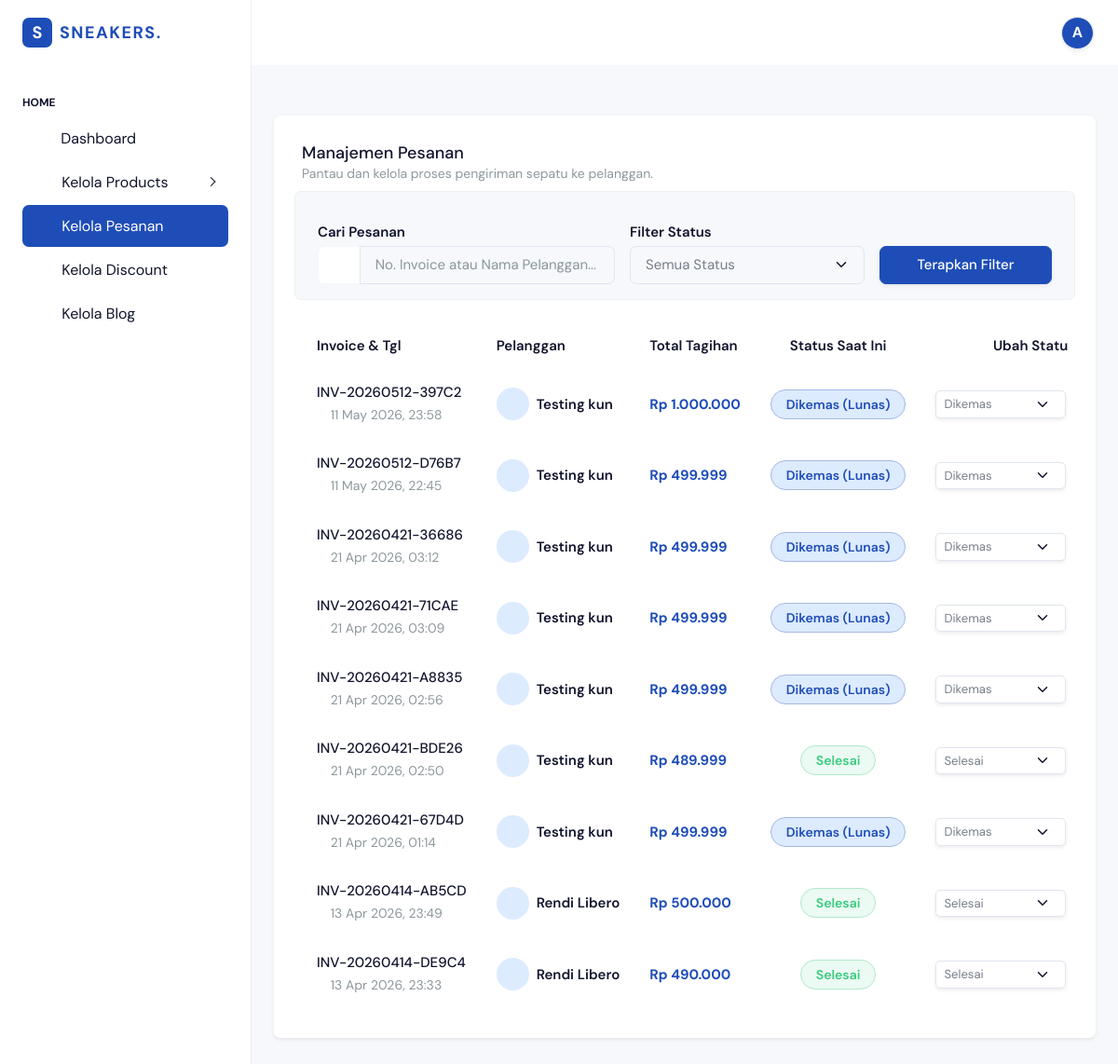
Screenshot of /admin/kelola_pesanan.php (signed in) with the database file from the repository.
### tables this page shows
CREATE TABLE `orders` (
  `id` bigint(20) UNSIGNED NOT NULL,
  `user_id` bigint(20) UNSIGNED NOT NULL,
  `voucher_id` bigint(20) UNSIGNED DEFAULT NULL,
  `invoice_number` varchar(255) NOT NULL,
  `total_price` decimal(8,2) NOT NULL,
  `discount_amount` decimal(8,2) DEFAULT NULL,
  `final_price` decimal(8,2) NOT NULL,
  `status` enum('PENDING','PAID','SHIPPED','COMPLETED') NOT NULL,
  `created_at` timestamp NULL DEFAULT NULL,
  `updated_at` timestamp NULL DEFAULT NULL,
  `snap_token` varchar(255) DEFAULT NULL
);

CREATE TABLE `users` (
  `id` bigint(20) UNSIGNED NOT NULL,
  `name` varchar(255) NOT NULL,
  `email` varchar(255) NOT NULL,
  `email_verified_at` timestamp NULL DEFAULT NULL,
  `password` varchar(255) NOT NULL,
  `role` varchar(255) NOT NULL DEFAULT 'customer',
  `remember_token` varchar(100) DEFAULT NULL,
  `created_at` timestamp NULL DEFAULT NULL,
  `updated_at` timestamp NULL DEFAULT NULL,
  `deleted_at` timestamp NULL DEFAULT NULL
);

### admin/kelola_pesanan.php (the view, shortened to what this page needs)
<?php
require '../koneksi.php';
$search = $_GET['search'] ?? '';
$query = "SELECT orders.*, users.name AS customer_name
          FROM orders
          JOIN users ON orders.user_id = users.id
          WHERE 1=1";
$params = [];
$query .= " ORDER BY orders.created_at DESC";
$stmt_orders = $pdo->prepare($query);
$stmt_orders->execute($params);
$orders = $stmt_orders->fetchAll(PDO::FETCH_ASSOC);
function getStatusStyle($status) {
    switch ($status) {
        case 'PAID': return 'bg-primary-subtle text-primary border-primary-subtle';
        case 'COMPLETED': return 'bg-success-subtle text-success border-success-subtle';
    }
}
function getStatusText($status) {
    switch ($status) {
        case 'PAID': return 'Dikemas (Lunas)';
        case 'COMPLETED': return 'Selesai';
    }
}
?>
<?php
include 'layouts/header.php';
include 'layouts/sidebar.php';
include 'layouts/navbar.php';
?>
<div class="row">
    <div class="col-12">
        <div class="card w-100 shadow-sm border-0">
            <div class="card-body">
                <div class="mb-4">
                    <h4 class="card-title fw-bold mb-1">Manajemen Pesanan</h4>
                    <p class="card-subtitle text-muted">Pantau dan kelola proses pengiriman sepatu ke pelanggan.</p>
                </div>
                <form method="GET" action="" class="row g-3 mb-4 p-3 bg-light rounded border">
                    <div class="col-md-5">
                        <label class="form-label fw-semibold text-dark mb-1">Cari Pesanan</label>
                        <div class="input-group">
                            <span class="input-group-text bg-white"><i class="ti ti-search"></i></span>
                            <input type="text" name="search" class="form-control" placeholder="No. Invoice atau Nama Pelanggan..." value="<?= htmlspecialchars($search) ?>">
                        </div>
                    </div>
                    <div class="col-md-4">
                        <label class="form-label fw-semibold text-dark mb-1">Filter Status</label>
                        <select name="status" class="form-select">
                            <option value="">Semua Status</option>
                        </select>
                    </div>
                    <div class="col-md-3 d-flex align-items-end">
                        <button type="submit" class="btn btn-primary w-100 fw-bold shadow-sm">
                            Terapkan Filter
                        </button>
                    </div>
                </form>
                <div class="table-responsive mt-4">
                    <table class="table mb-0 text-nowrap varient-table align-middle table-hover">
                        <thead class="text-dark fs-4 bg-light">
                            <tr>
                                <th class="border-bottom-0 px-3"><h6 class="fw-semibold mb-0">Invoice & Tgl</h6></th>
                                <th class="border-bottom-0"><h6 class="fw-semibold mb-0">Pelanggan</h6></th>
                                <th class="border-bottom-0"><h6 class="fw-semibold mb-0">Total Tagihan</h6></th>
                                <th class="border-bottom-0 text-center"><h6 class="fw-semibold mb-0">Status Saat Ini</h6></th>
                                <th class="border-bottom-0 text-center px-3"><h6 class="fw-semibold mb-0">Ubah Status</h6></th>
                            </tr>
                        </thead>
                        <tbody>
                            <?php if (count($orders) > 0): ?>
                                <?php foreach ($orders as $o): ?>
                                    <tr>
                                        <td class="px-3 border-bottom-0">
                                            <h6 class="fw-bold mb-1 text-dark"><?= htmlspecialchars($o['invoice_number']) ?></h6>
                                            <span class="text-muted fs-3"><i class="ti ti-calendar-time"></i> <?= date('d M Y, H:i', strtotime($o['created_at'])) ?></span>
                                        </td>
                                        <td class="border-bottom-0">
                                            <div class="d-flex align-items-center gap-2">
                                                <div class="bg-primary-subtle text-primary rounded-circle d-flex align-items-center justify-content-center" style="width: 35px; height: 35px;">
                                                    <i class="ti ti-user fs-5"></i>
                                                </div>
                                                <h6 class="mb-0 fw-semibold"><?= htmlspecialchars($o['customer_name']) ?></h6>
                                            </div>
                                        </td>
                                        <td class="border-bottom-0">
                                            <h6 class="fw-bolder text-primary mb-0">Rp <?= number_format($o['final_price'], 0, ',', '.') ?></h6>
                                        </td>
                                        <td class="border-bottom-0 text-center">
                                            <span class="badge border <?= getStatusStyle($o['status']) ?> px-3 py-2 fs-3 rounded-pill fw-semibold">
                                                <?= getStatusText($o['status']) ?>
                                            </span>
                                        </td>
                                        <td class="border-bottom-0 px-3 text-end">
                                            <form method="POST" action="" class="d-flex justify-content-end align-items-center gap-2">
                                                <select name="status" class="form-select form-select-sm shadow-sm" style="width: 140px; cursor: pointer;">
                                                    <option value="PAID" <?= $o['status'] == 'PAID' ? 'selected' : '' ?>>Dikemas</option>
                                                    <option value="COMPLETED" <?= $o['status'] == 'COMPLETED' ? 'selected' : '' ?>>Selesai</option>
                                                </select>
                                            </form>
                                        </td>
                                    </tr>
                                <?php endforeach; ?>
                            <?php endif; ?>
                        </tbody>
                    </table>
                </div>
            </div>
        </div>
    </div>
</div>
<?php
include 'layouts/footer.php';
?>

### rows the page displays
orders: invoice_number "INV-20260512-397C2", created_at "11 May 2026, 23:58", user.name "Testing kun", final_price "1.000.000", status "Dikemas (Lunas)", status "Dikemas"
orders: invoice_number "INV-20260512-D76B7", created_at "11 May 2026, 22:45", user.name "Testing kun", final_price "499.999", status "Dikemas (Lunas)", status "Dikemas"
orders: invoice_number "INV-20260421-36686", created_at "21 Apr 2026, 03:12", user.name "Testing kun", final_price "499.999", status "Dikemas (Lunas)", status "Dikemas"
orders: invoice_number "INV-20260421-71CAE", created_at "21 Apr 2026, 03:09", user.name "Testing kun", final_price "499.999", status "Dikemas (Lunas)", status "Dikemas"
orders: invoice_number "INV-20260421-A8835", created_at "21 Apr 2026, 02:56", user.name "Testing kun", final_price "499.999", status "Dikemas (Lunas)", status "Dikemas"
orders: invoice_number "INV-20260421-BDE26", created_at "21 Apr 2026, 02:50", user.name "Testing kun", final_price "489.999", status "Selesai"
orders: invoice_number "INV-20260421-67D4D", created_at "21 Apr 2026, 01:14", user.name "Testing kun", final_price "499.999", status "Dikemas (Lunas)", status "Dikemas"
orders: invoice_number "INV-20260414-AB5CD", created_at "13 Apr 2026, 23:49", user.name "Rendi Libero", final_price "500.000", status "Selesai"
orders: invoice_number "INV-20260414-DE9C4", created_at "13 Apr 2026, 23:33", user.name "Rendi Libero", final_price "490.000", status "Selesai"

### other values shown
substr($_SESSION['admin_name'] ?? 'A', 0, 1) "A"
